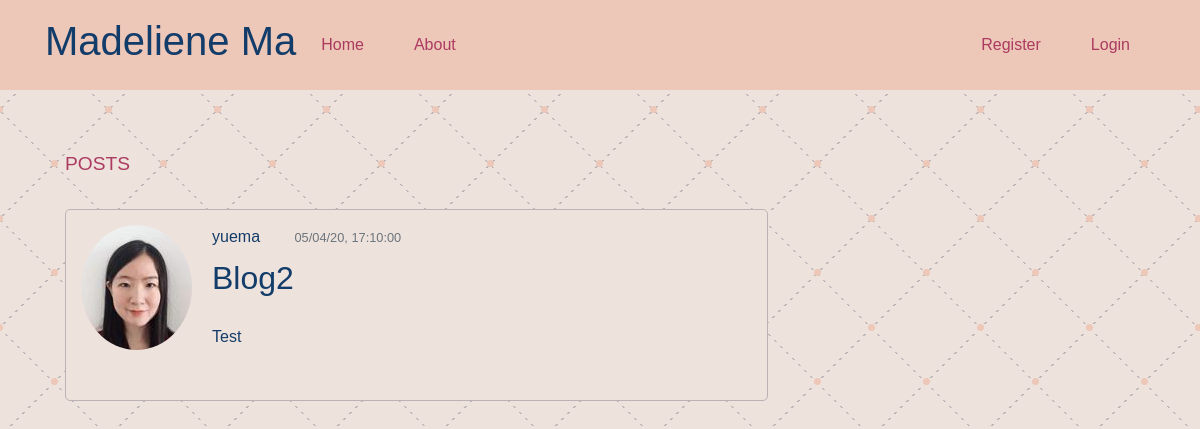
Screenshot of /post/2 with the database file from the repository.
### flaskwebsite/models.py (models this page shows, shortened)
class User(db.Model, UserMixin):
    id = db.Column(db.Integer, primary_key=True)
    username = db.Column(db.String(20), unique=True, nullable=False)
    email = db.Column(db.String(120), unique=True, nullable=False)
    image_file = db.Column(db.String(20), nullable=False, default='default.jpg')
    password = db.Column(db.String(60), nullable=False)
    posts = db.relationship('Post', backref='author', lazy=True)

class Post(db.Model):
    id = db.Column(db.Integer, primary_key=True)
    title = db.Column(db.String(100), nullable=False)
    date_posted = db.Column(db.DateTime, nullable=False, default=datetime.utcnow)
    content = db.Column(db.Text, nullable=False)
    user_id = db.Column(db.Integer, db.ForeignKey('user.id'), nullable=False)

### flaskwebsite/routes.py (the view)
@app.route('/post/<int:post_id>')
def post(post_id):
    post = Post.query.get_or_404(post_id)
    return render_template('post.html', title=post.title, post=post)

### flaskwebsite/templates/post.html (shortened to what this page needs)
{% extends "layout.html" %}
{% block content %}
    <div class="post-section">POSTS</div>
    <article class="media form-section">
        <img class="rounded-circle article-img" src="{{url_for('static',
         filename='profile_pics/' + post.author.image_file)}}">
      <div class="media-body">
        <div class="article-metadata">
            <a class="article-author" href="{{url_for('user_posts', username=post.author.username)}}">{{ post.author.username }}</a>
            <small class="text-muted">{{ post.date_posted.strftime('%x, %X')}}</small>
        </div>
        <h2><a class="article-title">{{ post.title }}</a></h2>
        <p class="article-content">{{ post.content }}</p>
      </div>
    </article>
{% endblock %}

### flaskwebsite/static/main.css (style rules this page uses)
body { background: radial-gradient(#EDC7B7 3px, transparent 4px), radial-gradient(#EDC7B7 3px, transparent 4px), linear-gradient(#EEE2DC 4px, transparent 0), linear-gradient(45deg, transparent 74px, transparent 75px, #BAB2B5 75px, #BAB2B5 76px, transparent 77px, transparent 109px), linear-gradient(-45deg, transparent 75px, transparent 76px, #BAB2B5 76px, #BAB2B5 77px, transparent 78px, transparent 109px), #EEE2DC; background-size: 109px 109px, 109px 109px,100% 6px, 109px 109px, 109px 109px; background-position: 54px 55px, 0px 0px, 0px 0px, 0px 0px, 0px 0px; color: #123C69; margin: 50px; padding-top: 70px; font-family: 'Ubuntu', 'Lucida Grande', 'Lucida Sans Unicode', 'Geneva', 'Verdana', sans-serif }
.form-section { background-color: #eee2dc; border: #BAB2B5 solid 1px; border-radius: 5px; margin-bottom: 20px; margin-top: 20px; padding: 15px; }
.post-section { margin-top: 30px; margin-bottom: 30px; font-size: larger; color: #AC3B61; }
.article-author { color: #123C69; margin-left: 20px; margin-right: 30px; padding-bottom: 50px; }
.article-metadata { padding-bottom: 10px; }
.article-title { padding: 20px; color: #AC3B61; margin-top: 20px; }
.article-content { padding: 20px; }

### rows the page displays
User: image_file (picture), author.username "yuema"
Post: date_posted "05/04/20, 17:10:00", title "Blog2", content "Test"
